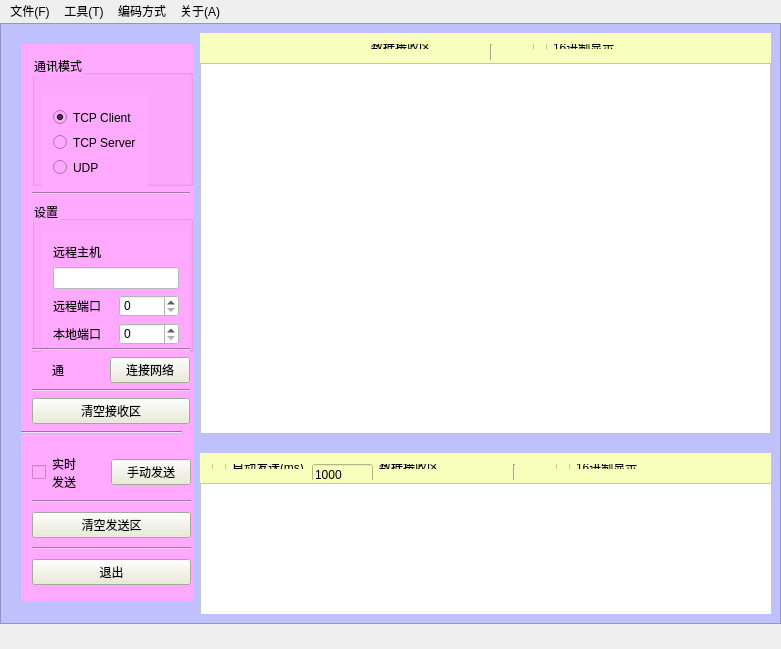
<?xml version="1.0" encoding="UTF-8"?>
<ui version="4.0">
 <class>MainWindow</class>
 <widget class="QMainWindow" name="MainWindow">
  <property name="geometry">
   <rect>
    <x>0</x>
    <y>0</y>
    <width>781</width>
    <height>649</height>
   </rect>
  </property>
  <property name="minimumSize">
   <size>
    <width>781</width>
    <height>649</height>
   </size>
  </property>
  <property name="maximumSize">
   <size>
    <width>781</width>
    <height>649</height>
   </size>
  </property>
  <property name="windowTitle">
   <string>MainWindow</string>
  </property>
  <property name="styleSheet">
   <string notr="true">border-color: rgb(170, 170, 255);</string>
  </property>
  <widget class="QWidget" name="centralWidget">
   <widget class="QFrame" name="frame">
    <property name="geometry">
     <rect>
      <x>0</x>
      <y>0</y>
      <width>781</width>
      <height>601</height>
     </rect>
    </property>
    <property name="minimumSize">
     <size>
      <width>781</width>
      <height>601</height>
     </size>
    </property>
    <property name="maximumSize">
     <size>
      <width>781</width>
      <height>601</height>
     </size>
    </property>
    <property name="styleSheet">
     <string notr="true">background-color: rgb(192, 192, 255);</string>
    </property>
    <property name="frameShape">
     <enum>QFrame::StyledPanel</enum>
    </property>
    <property name="frameShadow">
     <enum>QFrame::Raised</enum>
    </property>
    <widget class="QWidget" name="widget_3" native="true">
     <property name="geometry">
      <rect>
       <x>200</x>
       <y>10</y>
       <width>571</width>
       <height>401</height>
      </rect>
     </property>
     <widget class="QWidget" name="widget_5" native="true">
      <property name="geometry">
       <rect>
        <x>0</x>
        <y>0</y>
        <width>571</width>
        <height>31</height>
       </rect>
      </property>
      <property name="styleSheet">
       <string notr="true">background-color: rgb(248, 255, 188);</string>
      </property>
      <widget class="QWidget" name="layoutWidget">
       <property name="geometry">
        <rect>
         <x>160</x>
         <y>0</y>
         <width>267</width>
         <height>27</height>
        </rect>
       </property>
       <layout class="QHBoxLayout" name="horizontalLayout_4">
        <item>
         <widget class="QLabel" name="label_4">
          <property name="text">
           <string>数据接收区</string>
          </property>
         </widget>
        </item>
        <item>
         <widget class="Line" name="line_8">
          <property name="minimumSize">
           <size>
            <width>71</width>
            <height>21</height>
           </size>
          </property>
          <property name="maximumSize">
           <size>
            <width>71</width>
            <height>21</height>
           </size>
          </property>
          <property name="orientation">
           <enum>Qt::Vertical</enum>
          </property>
         </widget>
        </item>
        <item>
         <widget class="QCheckBox" name="receiveHex_checkBox">
          <property name="text">
           <string>16进制显示</string>
          </property>
         </widget>
        </item>
       </layout>
      </widget>
     </widget>
     <widget class="QTextBrowser" name="receive_textBrowser">
      <property name="geometry">
       <rect>
        <x>0</x>
        <y>30</y>
        <width>571</width>
        <height>371</height>
       </rect>
      </property>
      <property name="styleSheet">
       <string notr="true">background-color: rgb(255, 255, 255);</string>
      </property>
     </widget>
     <zorder>widget_5</zorder>
     <zorder>receive_textBrowser</zorder>
     <zorder>frame</zorder>
     <zorder>frame</zorder>
    </widget>
    <widget class="QWidget" name="widget_4" native="true">
     <property name="geometry">
      <rect>
       <x>200</x>
       <y>420</y>
       <width>571</width>
       <height>171</height>
      </rect>
     </property>
     <widget class="QWidget" name="widget_6" native="true">
      <property name="geometry">
       <rect>
        <x>0</x>
        <y>10</y>
        <width>571</width>
        <height>31</height>
       </rect>
      </property>
      <property name="styleSheet">
       <string notr="true">background-color: rgb(248, 255, 188);</string>
      </property>
      <widget class="QWidget" name="layoutWidget">
       <property name="geometry">
        <rect>
         <x>1</x>
         <y>0</y>
         <width>460</width>
         <height>27</height>
        </rect>
       </property>
       <layout class="QHBoxLayout" name="horizontalLayout_5">
        <item>
         <widget class="QCheckBox" name="autoSend_checkBox">
          <property name="maximumSize">
           <size>
            <width>121</width>
            <height>16777215</height>
           </size>
          </property>
          <property name="text">
           <string>自动发送(ms)</string>
          </property>
         </widget>
        </item>
        <item>
         <widget class="QLineEdit" name="autoSendTime_lineEdit">
          <property name="minimumSize">
           <size>
            <width>61</width>
            <height>21</height>
           </size>
          </property>
          <property name="maximumSize">
           <size>
            <width>61</width>
            <height>16777215</height>
           </size>
          </property>
          <property name="text">
           <string>1000</string>
          </property>
         </widget>
        </item>
        <item>
         <widget class="QLabel" name="label_5">
          <property name="text">
           <string>数据接收区</string>
          </property>
         </widget>
        </item>
        <item>
         <widget class="Line" name="line_9">
          <property name="minimumSize">
           <size>
            <width>71</width>
            <height>21</height>
           </size>
          </property>
          <property name="maximumSize">
           <size>
            <width>71</width>
            <height>21</height>
           </size>
          </property>
          <property name="orientation">
           <enum>Qt::Vertical</enum>
          </property>
         </widget>
        </item>
        <item>
         <widget class="QCheckBox" name="sendHex_checkBox">
          <property name="text">
           <string>16进制显示</string>
          </property>
         </widget>
        </item>
       </layout>
      </widget>
     </widget>
     <widget class="QPlainTextEdit" name="send_plainTextEdit">
      <property name="geometry">
       <rect>
        <x>0</x>
        <y>40</y>
        <width>1131</width>
        <height>211</height>
       </rect>
      </property>
      <property name="styleSheet">
       <string notr="true">background-color: rgb(255, 255, 255);</string>
      </property>
     </widget>
    </widget>
    <widget class="QWidget" name="layoutWidget">
     <property name="geometry">
      <rect>
       <x>10</x>
       <y>10</y>
       <width>183</width>
       <height>579</height>
      </rect>
     </property>
     <layout class="QVBoxLayout" name="verticalLayout_5">
      <item>
       <widget class="QWidget" name="widget" native="true">
        <property name="minimumSize">
         <size>
          <width>181</width>
          <height>401</height>
         </size>
        </property>
        <property name="maximumSize">
         <size>
          <width>181</width>
          <height>401</height>
         </size>
        </property>
        <property name="styleSheet">
         <string notr="true">background-color: rgb(255, 169, 255);
border-color: rgb(58, 68, 255);</string>
        </property>
        <widget class="QWidget" name="layoutWidget">
         <property name="geometry">
          <rect>
           <x>0</x>
           <y>0</y>
           <width>180</width>
           <height>391</height>
          </rect>
         </property>
         <layout class="QVBoxLayout" name="verticalLayout_3">
          <item>
           <widget class="QGroupBox" name="groupBox">
            <property name="minimumSize">
             <size>
              <width>161</width>
              <height>131</height>
             </size>
            </property>
            <property name="maximumSize">
             <size>
              <width>161</width>
              <height>131</height>
             </size>
            </property>
            <property name="toolTip">
             <string>&lt;html&gt;&lt;head/&gt;&lt;body&gt;&lt;p&gt;&lt;br/&gt;&lt;/p&gt;&lt;/body&gt;&lt;/html&gt;</string>
            </property>
            <property name="styleSheet">
             <string notr="true"/>
            </property>
            <property name="title">
             <string>通讯模式</string>
            </property>
            <widget class="QWidget" name="layoutWidget">
             <property name="geometry">
              <rect>
               <x>10</x>
               <y>40</y>
               <width>106</width>
               <height>98</height>
              </rect>
             </property>
             <layout class="QVBoxLayout" name="verticalLayout">
              <item>
               <widget class="QRadioButton" name="tcpclient_radioButton">
                <property name="text">
                 <string>TCP Client</string>
                </property>
                <property name="checked">
                 <bool>true</bool>
                </property>
               </widget>
              </item>
              <item>
               <widget class="QRadioButton" name="tcpserver_radioButton">
                <property name="text">
                 <string>TCP Server</string>
                </property>
               </widget>
              </item>
              <item>
               <widget class="QRadioButton" name="udp_radioButton">
                <property name="text">
                 <string>UDP</string>
                </property>
               </widget>
              </item>
             </layout>
            </widget>
           </widget>
          </item>
          <item>
           <widget class="Line" name="line_10">
            <property name="orientation">
             <enum>Qt::Horizontal</enum>
            </property>
           </widget>
          </item>
          <item>
           <widget class="QGroupBox" name="groupBox_2">
            <property name="minimumSize">
             <size>
              <width>161</width>
              <height>151</height>
             </size>
            </property>
            <property name="maximumSize">
             <size>
              <width>161</width>
              <height>151</height>
             </size>
            </property>
            <property name="toolTip">
             <string>&lt;html&gt;&lt;head/&gt;&lt;body&gt;&lt;p&gt;&lt;br/&gt;&lt;/p&gt;&lt;/body&gt;&lt;/html&gt;</string>
            </property>
            <property name="title">
             <string>设置</string>
            </property>
            <widget class="QWidget" name="layoutWidget">
             <property name="geometry">
              <rect>
               <x>10</x>
               <y>30</y>
               <width>148</width>
               <height>125</height>
              </rect>
             </property>
             <layout class="QVBoxLayout" name="verticalLayout_2">
              <item>
               <widget class="QLabel" name="label">
                <property name="text">
                 <string>远程主机</string>
                </property>
               </widget>
              </item>
              <item>
               <widget class="QLineEdit" name="remoteIP_lineEdit">
                <property name="styleSheet">
                 <string notr="true">background-color: rgb(255, 255, 255);</string>
                </property>
               </widget>
              </item>
              <item>
               <layout class="QHBoxLayout" name="horizontalLayout">
                <item>
                 <widget class="QLabel" name="label_3">
                  <property name="text">
                   <string>远程端口</string>
                  </property>
                 </widget>
                </item>
                <item>
                 <widget class="QSpinBox" name="remoteport_spinBox">
                  <property name="styleSheet">
                   <string notr="true">background-color: rgb(255, 255, 255);</string>
                  </property>
                 </widget>
                </item>
               </layout>
              </item>
              <item>
               <layout class="QHBoxLayout" name="horizontalLayout_2">
                <item>
                 <widget class="QLabel" name="label_2">
                  <property name="text">
                   <string>本地端口</string>
                  </property>
                 </widget>
                </item>
                <item>
                 <widget class="QSpinBox" name="localport_spinBox">
                  <property name="styleSheet">
                   <string notr="true">background-color: rgb(255, 255, 255);</string>
                  </property>
                 </widget>
                </item>
               </layout>
              </item>
             </layout>
            </widget>
            <zorder>layoutWidget</zorder>
            <zorder>groupBox</zorder>
           </widget>
          </item>
          <item>
           <widget class="Line" name="line_2">
            <property name="orientation">
             <enum>Qt::Horizontal</enum>
            </property>
           </widget>
          </item>
          <item>
           <layout class="QHBoxLayout" name="horizontalLayout_6">
            <item>
             <spacer name="horizontalSpacer_2">
              <property name="orientation">
               <enum>Qt::Horizontal</enum>
              </property>
              <property name="sizeHint" stdset="0">
               <size>
                <width>18</width>
                <height>20</height>
               </size>
              </property>
             </spacer>
            </item>
            <item>
             <widget class="QLabel" name="state_label">
              <property name="text">
               <string>通</string>
              </property>
             </widget>
            </item>
            <item>
             <spacer name="horizontalSpacer">
              <property name="orientation">
               <enum>Qt::Horizontal</enum>
              </property>
              <property name="sizeHint" stdset="0">
               <size>
                <width>40</width>
                <height>20</height>
               </size>
              </property>
             </spacer>
            </item>
            <item>
             <widget class="QPushButton" name="connect_pushButton">
              <property name="styleSheet">
               <string notr="true">background-color: rgb(234, 235, 214);</string>
              </property>
              <property name="text">
               <string>连接网络</string>
              </property>
             </widget>
            </item>
           </layout>
          </item>
          <item>
           <widget class="Line" name="line_3">
            <property name="orientation">
             <enum>Qt::Horizontal</enum>
            </property>
           </widget>
          </item>
          <item>
           <widget class="QPushButton" name="clearReceive_pushButton">
            <property name="styleSheet">
             <string notr="true">background-color: rgb(234, 235, 214);</string>
            </property>
            <property name="text">
             <string>清空接收区</string>
            </property>
           </widget>
          </item>
         </layout>
        </widget>
       </widget>
      </item>
      <item>
       <widget class="Line" name="line_7">
        <property name="orientation">
         <enum>Qt::Horizontal</enum>
        </property>
       </widget>
      </item>
      <item>
       <widget class="QWidget" name="widget_2" native="true">
        <property name="minimumSize">
         <size>
          <width>181</width>
          <height>161</height>
         </size>
        </property>
        <property name="styleSheet">
         <string notr="true">background-color: rgb(255, 169, 255);
border-color: rgb(58, 68, 255);</string>
        </property>
        <widget class="Line" name="line_5">
         <property name="geometry">
          <rect>
           <x>30</x>
           <y>100</y>
           <width>118</width>
           <height>3</height>
          </rect>
         </property>
         <property name="orientation">
          <enum>Qt::Horizontal</enum>
         </property>
        </widget>
        <widget class="QWidget" name="layoutWidget">
         <property name="geometry">
          <rect>
           <x>0</x>
           <y>0</y>
           <width>181</width>
           <height>161</height>
          </rect>
         </property>
         <layout class="QVBoxLayout" name="verticalLayout_4">
          <item>
           <layout class="QHBoxLayout" name="horizontalLayout_3">
            <item>
             <widget class="QCheckBox" name="rtSend_checkBox">
              <property name="text">
               <string>实时
发送</string>
              </property>
             </widget>
            </item>
            <item>
             <widget class="QPushButton" name="handSend_pushButton">
              <property name="styleSheet">
               <string notr="true">background-color: rgb(234, 235, 214);</string>
              </property>
              <property name="text">
               <string>手动发送</string>
              </property>
             </widget>
            </item>
           </layout>
          </item>
          <item>
           <widget class="Line" name="line_4">
            <property name="orientation">
             <enum>Qt::Horizontal</enum>
            </property>
           </widget>
          </item>
          <item>
           <widget class="QPushButton" name="clearSend_pushButton">
            <property name="styleSheet">
             <string notr="true">background-color: rgb(234, 235, 214);</string>
            </property>
            <property name="text">
             <string>清空发送区</string>
            </property>
           </widget>
          </item>
          <item>
           <widget class="Line" name="line_6">
            <property name="orientation">
             <enum>Qt::Horizontal</enum>
            </property>
           </widget>
          </item>
          <item>
           <widget class="QPushButton" name="quit_pushButton">
            <property name="styleSheet">
             <string notr="true">background-color: rgb(234, 235, 214);</string>
            </property>
            <property name="text">
             <string>退出</string>
            </property>
           </widget>
          </item>
         </layout>
        </widget>
       </widget>
      </item>
     </layout>
    </widget>
   </widget>
  </widget>
  <widget class="QMenuBar" name="menuBar">
   <property name="geometry">
    <rect>
     <x>0</x>
     <y>0</y>
     <width>781</width>
     <height>28</height>
    </rect>
   </property>
   <widget class="QMenu" name="menuYywr">
    <property name="title">
     <string>文件(F)</string>
    </property>
   </widget>
   <widget class="QMenu" name="menu">
    <property name="title">
     <string>工具(T)</string>
    </property>
   </widget>
   <widget class="QMenu" name="menu_2">
    <property name="title">
     <string>编码方式</string>
    </property>
   </widget>
   <widget class="QMenu" name="menu_3">
    <property name="title">
     <string>关于(A)</string>
    </property>
   </widget>
   <addaction name="menuYywr"/>
   <addaction name="menu"/>
   <addaction name="menu_2"/>
   <addaction name="menu_3"/>
  </widget>
  <widget class="QStatusBar" name="statusBar"/>
 </widget>
 <layoutdefault spacing="6" margin="11"/>
 <resources/>
 <connections/>
</ui>
